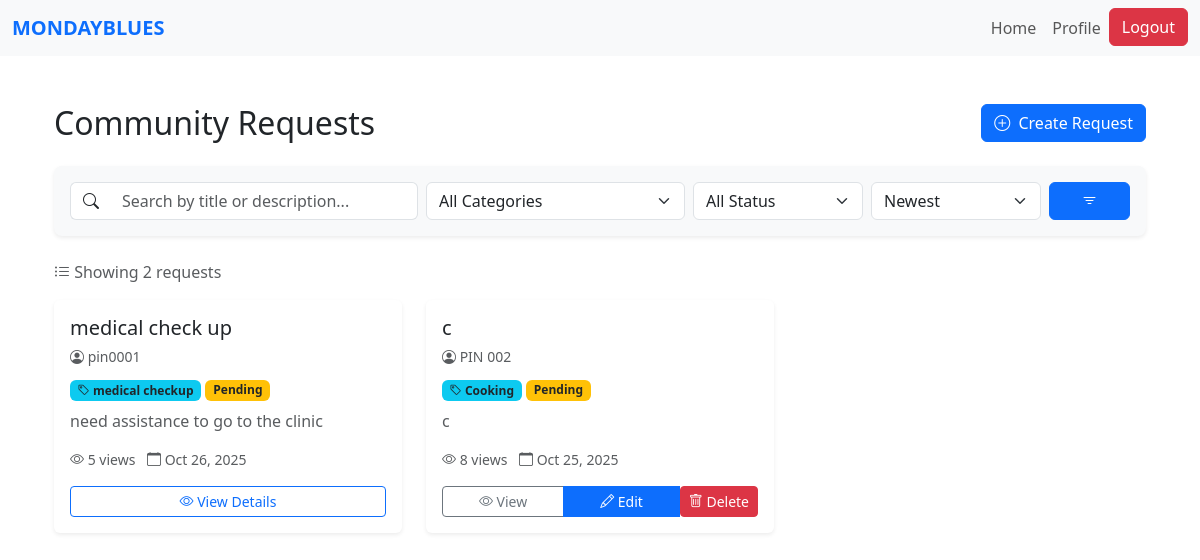
/ (signed in), run on an earlier commit of the app's database.
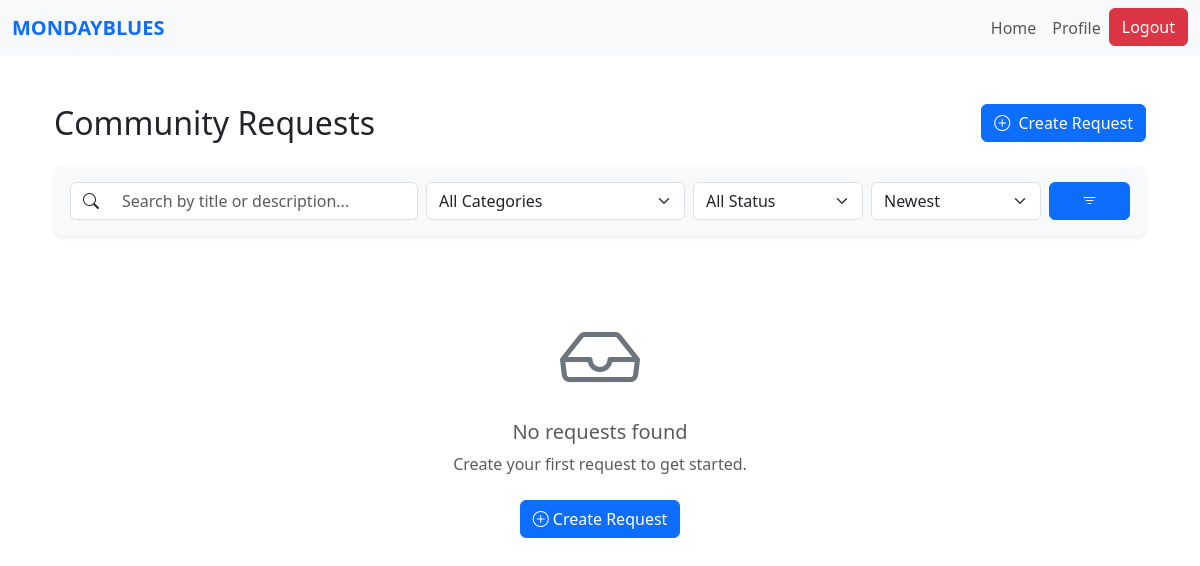
And on a later commit of the database.
### website/models.py (models this page shows)
class Request(db.Model):
    id = db.Column(db.Integer, primary_key=True)
    title = db.Column(db.String(150), nullable=False)
    description = db.Column(db.Text, nullable=False)
    category_id = db.Column(db.Integer, db.ForeignKey('category.id'), nullable=False)
    category = db.relationship('Category', backref='requests')
    status = db.Column(db.String(20), default='Pending')  # Pending, Accepted, Completed
    scheduled_datetime = db.Column(db.DateTime, nullable=False)
    view_count = db.Column(db.Integer, default=0)
    date_created = db.Column(db.DateTime, default=datetime.utcnow)
    user_id = db.Column(db.Integer, db.ForeignKey('user.id'), nullable=False)
    volunteer_id = db.Column(db.Integer, db.ForeignKey('volunteer.id'), nullable=True)
    user = db.relationship('User', backref=db.backref('requests', lazy=True, cascade='all, delete-orphan'), lazy=True)
    volunteer = db.relationship('Volunteer', backref=db.backref('assigned_requests', lazy=True), lazy=True)

class User(db.Model, UserMixin):
    id = db.Column(db.Integer, primary_key=True)
    name = db.Column(db.String(150))
    email = db.Column(db.String(150), unique=True)
    password = db.Column(db.String(150))
    date_created = db.Column(db.DateTime(timezone=True), default=func.now())
    role = db.Column(db.String(50), default='PIN')
    status = db.Column(db.String(20), default='Pending')  # Pending, Approved, Suspended

class Category(db.Model):
    id = db.Column(db.Integer, primary_key=True)
    name = db.Column(db.String(100), unique=True, nullable=False)
    description = db.Column(db.String(250))
    date_created = db.Column(db.DateTime, default=datetime.utcnow)

### website/views.py (the view, shortened to what this page needs)
@views.route('/')
def home():
    categories = Category.query.order_by(Category.name).all()
    search_query = request.args.get('q', '').strip()
    category_filter = request.args.get('category', '')
    status_filter = request.args.get('status', '')
    sort_by = request.args.get('sort', 'newest')
    query = Request.query
    if category_filter:
        query = query.join(Category).filter(Category.name == category_filter)
    if status_filter:
        query = query.filter(Request.status == status_filter)
    if sort_by == 'oldest':
        query = query.order_by(Request.date_created.asc())
    elif sort_by == 'views':
        query = query.order_by(Request.view_count.desc())
    elif sort_by == 'title':
        query = query.order_by(Request.title.asc())
    else:  # newest (default)
        query = query.order_by(Request.date_created.desc())
    requests = query.all()
    return render_template(
        'home.html',
        user=current_user,
        requests=requests,
        categories=categories
    )

### website/templates/home.html (shortened to what this page needs)
{% extends "base.html" %}
{% block content %}
<div class="container my-5">
  <div class="d-flex justify-content-between align-items-center mb-4">
    <h2 class="mb-0">Community Requests</h2>
    {% if current_user.is_authenticated and current_user.role == 'PIN' and current_user.status != "Pending" and current_user.status != "Suspended" %}
      <button class="btn btn-primary" onclick="location.href='/create-request'">
        <i class="bi bi-plus-circle me-1"></i> Create Request
      </button>
    {% endif %}
  </div>
  <form method="GET" action="{{ url_for('views.home') }}" class="bg-light p-3 rounded-3 mb-4 shadow-sm">
    <div class="row g-2 align-items-center">
      <div class="col-md-4">
        <div class="input-group">
          <span class="input-group-text bg-white border-end-0">
            <i class="bi bi-search"></i>
          </span>
          <input
            type="text"
            class="form-control border-start-0"
            name="q"
            placeholder="Search by title or description..."
            value="{{ request.args.get('q', '') }}"
          >
        </div>
      </div>
      <div class="col-md-3">
        <select class="form-select" name="category" onchange="this.form.submit()">
          <option value="">All Categories</option>
        </select>
      </div>
      <div class="col-md-2">
        <select class="form-select" name="status" onchange="this.form.submit()">
          <option value="">All Status</option>
        </select>
      </div>
      <div class="col-md-2">
        <select class="form-select" name="sort" onchange="this.form.submit()">
          <option value="newest" {% if request.args.get('sort')=='newest' %}selected{% endif %}>Newest</option>
        </select>
      </div>
      <div class="col-md-1">
        <button type="submit" class="btn btn-primary w-100">
          <i class="bi bi-filter"></i>
        </button>
      </div>
    </div>
  </form>
  {% if requests %}
    <p class="text-muted mb-3">
      <i class="bi bi-list-ul"></i> Showing {{ requests|length }} request{% if requests|length != 1 %}s{% endif %}
    </p>
  {% endif %}
  <div class="row g-4">
    {% if requests %}
      {% for req in requests %}
        {% if req.user.status != "Suspended" %}
          <div class="col-md-4">
            <div class="card h-100 border-0 shadow-sm hover-shadow transition">
              <div class="card-body d-flex flex-column">
                <div class="mb-2">
                  <h5 class="card-title text-dark mb-1">{{ req.title }}</h5>
                  <small class="text-muted">
                    <i class="bi bi-person-circle"></i> {{ req.user.name }}
                  </small>
                </div>
                <div class="mb-2">
                  <span class="badge bg-info text-dark">
                    <i class="bi bi-tag"></i> {{ req.category.name }}
                  </span>
                  <span class="badge
                    {% if req.status == 'Pending' %}bg-warning text-dark
                    {% elif req.status == 'Assigned' %}bg-primary
                    {% elif req.status == 'Accepted' %}bg-success
                    {% elif req.status == 'Completed' %}bg-secondary
                    {% else %}bg-light text-dark{% endif %}
                  ">
                    {{ req.status }}
                  </span>
                </div>
                <p class="text-muted flex-grow-1">
                  {{ req.description[:100] }}{% if req.description|length > 100 %}...{% endif %}
                </p>
                <div class="text-muted small mb-3">
                  <i class="bi bi-eye"></i> {{ req.view_count }} views
                  <span class="ms-2">
                    <i class="bi bi-calendar"></i> {{ req.date_created.strftime('%b %d, %Y') }}
                  </span>
                </div>
                <div class="mt-auto">
                  {% if current_user.is_authenticated and req.user_id == current_user.id %}
                    <div class="btn-group w-100" role="group">
                      <a href="{{ url_for('views.view_request', id=req.id) }}" class="btn btn-outline-secondary btn-sm">
                        <i class="bi bi-eye"></i> View
                      </a>
                      <a href="{{ url_for('views.edit_request', id=req.id) }}" class="btn btn-primary btn-sm">
                        <i class="bi bi-pencil"></i> Edit
                      </a>
                      <form action="{{ url_for('csr.delete_request', request_id=req.id) }}" method="POST" onsubmit="return confirm('Are you sure you want to delete this request?');">
                        <button class="btn btn-danger btn-sm" type="submit">
                          <i class="bi bi-trash"></i> Delete
                        </button>
                      </form>
                    </div>
                  {% else %}
                    <a href="{{ url_for('views.view_request', id=req.id) }}" class="btn btn-outline-primary w-100 btn-sm">
                      <i class="bi bi-eye"></i> View Details
                    </a>
                  {% endif %}
                </div>
              </div>
            </div>
          </div>
        {% endif %}
      {% endfor %}
    {% else %}
      <div class="col-12">
        <div class="text-center py-5">
          <i class="bi bi-inbox display-1 text-secondary"></i>
          <h5 class="text-muted mt-3">No requests found</h5>
          {% if request.args.get('q') or request.args.get('category') or request.args.get('status') %}
            <p class="text-muted">Try adjusting your filters or search terms.</p>
            <a href="{{ url_for('views.home') }}" class="btn btn-secondary mt-2">
              <i class="bi bi-arrow-counterclockwise"></i> Clear Filters
            </a>
          {% elif current_user.is_authenticated and current_user.role == 'PIN' and current_user.status != "Pending" %}
            <p class="text-muted">Create your first request to get started.</p>
            <button class="btn btn-primary mt-2" onclick="location.href='/create-request'">
              <i class="bi bi-plus-circle"></i> Create Request
            </button>
          {% endif %}
        </div>
      </div>
    {% endif %}
  </div>
</div>
<link rel="stylesheet" href="https://cdn.jsdelivr.net/npm/bootstrap-icons@1.10.0/font/bootstrap-icons.css">
{% endblock %}

### website/templates/base.html (shortened to what this page needs)
<!DOCTYPE html>
<html lang="en">
<head>
  <link
    href="https://cdn.jsdelivr.net/npm/bootstrap@5.3.3/dist/css/bootstrap.min.css"
    rel="stylesheet"
  />
</head>
<body>
  <nav class="navbar navbar-expand-lg navbar-light bg-light">
    <div class="container-fluid">
      <a class="navbar-brand text-uppercase fw-semibold text-primary" href="/">MondayBlues</a>
      <div class="collapse navbar-collapse" id="navbarNav">
        <ul class="navbar-nav ms-auto">
          {% if current_user.is_authenticated %}
            <li class="nav-item">
              <a class="nav-link" href="/">Home</a>
            </li>
            {% if current_user.role == 'PIN' %}
              <li class="nav-item">
                <a class="nav-link" href="{{ url_for('pin.pin_profile') }}">Profile</a>
              </li>
            {% elif current_user.role == 'Volunteer' %}
              <li class="nav-item">
                <a class="nav-link" href="{{ url_for('volunteer.volunteer_dashboard') }}">Dashboard</a>
              </li>
            {% elif current_user.role == 'Admin' %}
              <li class="nav-item">
                <a class="nav-link" href="/admin">Admin</a>
              </li>
            {% else %}
              <li class="nav-item">
                <a class="nav-link" href="#">Profile</a>
              </li>
            {% endif %}
            <li class="nav-item">
              <a class="btn btn-danger" type="button" href="/logout">Logout</a>
            </li>
          {% endif %}
        </ul>
      </div>
    </div>
  </nav>
  <div class="container mt-4">
    {% block content %}
    {% endblock %}
  </div>
</body>
</html>

What changed in the data, as far as the page shows it:
removed Request: title "medical check up", user.name "pin0001", category.name "medical checkup", status "Pending", description "need assistance to go to the clinic", view_count "5", date_created "Oct 26, 2025"
removed Request: title "c", user.name "PIN 002", category.name "Cooking", status "Pending", description "c", view_count "8", date_created "Oct 25, 2025"
Also different on the page:
{{ requests|length }}: "2" → (not shown)
text no longer shown: "Showing request s"
text now shown: "No requests found Create your first request to get started. Create Request"
